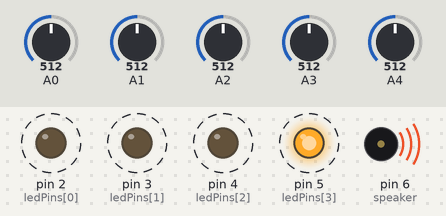
Recording of a sketch running on a simulated Arduino Uno, built with avr-gcc and run on an emulated ATmega328P. Parts: output pins drawn as LEDs (lit = HIGH), buzzer (waves = sounding). Dashed ring = blinking. Inputs (shaded band) come from the test bench; at power-on: A4 = 512, A0 = 512, A1 = 512, A2 = 512, A3 = 512.

Above: at 1.25 s.
1.3 s: A4 set to 30
At 1.6 s:
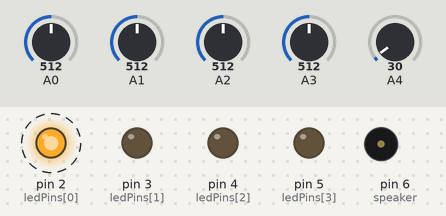
At 2.07 s:
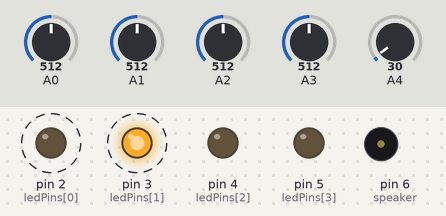
4.3 s: A4 set to 110
At 4.85 s:
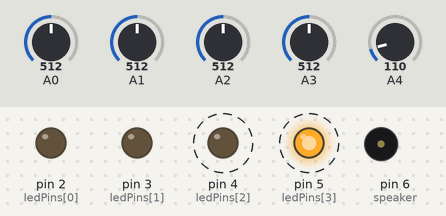
Timing chart, 0 to 13.3 s (numbered marks = the images above; inputs shaded):
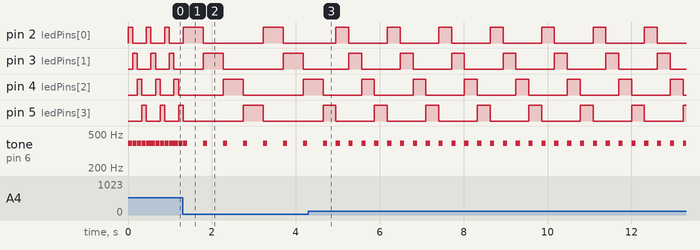

Measured:
- after the input at 1.3 s, pin 2 (ledPins[0]): HIGH → LOW after 0.49 s, → HIGH 1.4 s later, → LOW 0.48 s later; pin 3 (ledPins[1]): alternates HIGH for 0.48 s and LOW for 1.4 s, starting after 0.49 s
- after the input at 4.3 s, pin 2 (ledPins[0]): alternates HIGH for 0.31 s and LOW for 0.92 s, starting after 0.66 s; pin 3 (ledPins[1]): alternates HIGH for 0.31 s and LOW for 0.92 s, starting after 0.96 s
- by itself, pin 2 (ledPins[0]), pin 3 (ledPins[1]): alternates HIGH for 0.11 s and LOW for 0.33 s
- by itself, tone on pin 6 (speaker): repeats every 0.48 s: 392 Hz 0.10 s, silent 0.38 s

The sketch:

Sequencer_4pots.ino
```cpp
/*
  4 Step Sequencer!!!!
  Control pitch for each step + control BPM + tempo visualfeedback

  This example code is for educational purpose and it is in the public domain.
*/

// Tones table definition
#define NOTE_B0  31
#define NOTE_C1  33
#define NOTE_CS1 35
#define NOTE_D1  37
#define NOTE_DS1 39
#define NOTE_E1  41
#define NOTE_F1  44
#define NOTE_FS1 46
#define NOTE_G1  49
#define NOTE_GS1 52
#define NOTE_A1  55
#define NOTE_AS1 58
#define NOTE_B1  62
#define NOTE_C2  65
#define NOTE_CS2 69
#define NOTE_D2  73
#define NOTE_DS2 78
#define NOTE_E2  82
#define NOTE_F2  87
#define NOTE_FS2 93
#define NOTE_G2  98
#define NOTE_GS2 104
#define NOTE_A2  110
#define NOTE_AS2 117
#define NOTE_B2  123
#define NOTE_C3  131
#define NOTE_CS3 139
#define NOTE_D3  147
#define NOTE_DS3 156
#define NOTE_E3  165
#define NOTE_F3  175
#define NOTE_FS3 185
#define NOTE_G3  196
#define NOTE_GS3 208
#define NOTE_A3  220
#define NOTE_AS3 233
#define NOTE_B3  247
#define NOTE_C4  262
#define NOTE_CS4 277
#define NOTE_D4  294
#define NOTE_DS4 311
#define NOTE_E4  330
#define NOTE_F4  349
#define NOTE_FS4 370
#define NOTE_G4  392
#define NOTE_GS4 415
#define NOTE_A4  440
#define NOTE_AS4 466
#define NOTE_B4  494
#define NOTE_C5  523
#define NOTE_CS5 554
#define NOTE_D5  587
#define NOTE_DS5 622
#define NOTE_E5  659
#define NOTE_F5  698
#define NOTE_FS5 740
#define NOTE_G5  784
#define NOTE_GS5 831
#define NOTE_A5  880
#define NOTE_AS5 932
#define NOTE_B5  988
#define NOTE_C6  1047
#define NOTE_CS6 1109
#define NOTE_D6  1175
#define NOTE_DS6 1245
#define NOTE_E6  1319
#define NOTE_F6  1397
#define NOTE_FS6 1480
#define NOTE_G6  1568
#define NOTE_GS6 1661
#define NOTE_A6  1760
#define NOTE_AS6 1865
#define NOTE_B6  1976
#define NOTE_C7  2093
#define NOTE_CS7 2217
#define NOTE_D7  2349
#define NOTE_DS7 2489
#define NOTE_E7  2637
#define NOTE_F7  2794
#define NOTE_FS7 2960
#define NOTE_G7  3136
#define NOTE_GS7 3322
#define NOTE_A7  3520
#define NOTE_AS7 3729
#define NOTE_B7  3951
#define NOTE_C8  4186
#define NOTE_CS8 4435
#define NOTE_D8  4699
#define NOTE_DS8 4978


// Declaration of tones used in the sequencer
int pitch[] = {
                NOTE_C4,
                NOTE_D4,
                NOTE_E4,
                NOTE_F4,
                NOTE_G4,
                NOTE_A4,
                NOTE_B4,
                NOTE_C5 };

// Declaration of variables
int speaker = 6;                          // Speaker output pin
int k;                                    // Variable to store the value of the loop
int sensorRead;                           // Variable to store the value of the BPM potentiometer
// Variables used to calculate BPM
float bpm;
float conversion;
int interval;
int maxbpm = 1000;
int minbpm = 100;
// Arrays to define notes
int value[] = {0, 0, 0, 0};              //value to define the discrete interval of tune using the pot
int note[] = {0, 0, 0, 0};
// Duration of notes for each step
int D[] = {100, 100, 100, 100};
// Variables to drive LEDs
int ledPins[] = {2, 3, 4, 5};
int l;

void setup() {
    pinMode(2, OUTPUT);
    pinMode(3, OUTPUT);
    pinMode(4, OUTPUT);
    pinMode(5, OUTPUT);
}


void loop() {

  for (k = 0; k <= 3; k++) {                                 // Cycle on each pot
    //D[k] = map(analogRead(5), 0, 900, 10, 600);            // If you connect a sensor to Analog Input 5 you can control note duration
    value[k] = map(analogRead(k), 0, 1023, 0, 8000);         // Mapping the value of the Potentiometer to a frequency between 0 and 8000 Hz

    if ((value[k]>=0) && (value[k]<100))                     // Discretization of the pot intervals - in order to assign the note
      note[k] = 0;
    if ((value[k]>=100) && (value[k]<1000))
      note[k] = pitch[0];
    if ((value[k]>=1000) && (value[k]<2000))
      note[k] = pitch[1];
    if ((value[k]>=2000) && (value[k]<3000))
      note[k] = pitch[2];
    if ((value[k]>=3000) && (value[k]<4000))
      note[k] = pitch[3];
    if ((value[k]>=4000) && (value[k]<5000))
      note[k] = pitch[4];
    if ((value[k]>=5000) && (value[k]<6000))
      note[k] = pitch[5];
    if ((value[k]>=6000) && (value[k]<7000))
      note[k] = pitch[6];
    if ((value[k]>=7000) && (value[k]<=8000))
      note[k] = pitch[7];

    tone(speaker, note[k], D[k]);                             // Play the note

    // BPM stuff
    sensorRead = analogRead(4);                               // Read from Analog Input 4 to define BPM
    // Math for BPM conversion into milliseconds
    bpm = map(sensorRead, 0, 1023, minbpm, maxbpm);
    conversion = (1/(bpm/60))*1000;
    interval = int(conversion);

    // turn On and Off the current LED at tempo defined with math above
    digitalWrite(ledPins[k], HIGH);
    delay(interval);
    digitalWrite(ledPins[k], LOW);
  }
}
```
